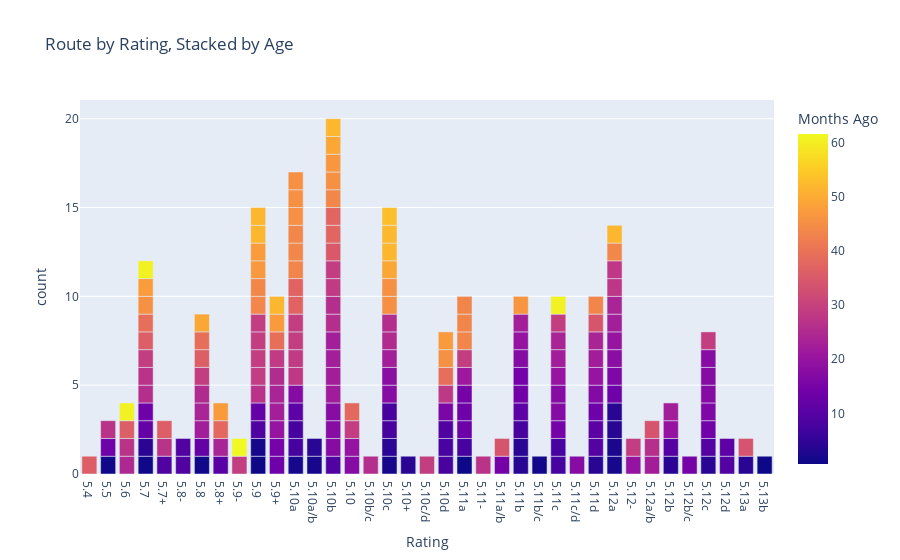

This figure's notebook cell:
### Code cell
plot(sportdf)

### Figure 1 — Plotly figure (JSON) as saved in the notebook; plotly's stock layout.template omitted (floating-point values rounded to 4 significant figures; data arrays with more than 128 entries replaced by an {"elided": "..."} marker saying what was removed)
{"data": [{"alignmentgroup": "True", "customdata": {"elided": "216x3 mixed values"}, "hovertemplate": "Rating=%{x}<br>count=%{y}<br>Route=%{customdata[0]}<br>Days Ago=%{customdata[1]}<br>Notes=%{customdata[2]}<br>Months Ago=%{marker.color}<extra></extra>", "legendgroup": "", "marker": {"color": {"elided": "216 float values"}, "coloraxis": "coloraxis", "pattern": {"shape": ""}}, "name": "", "offsetgroup": "", "orientation": "v", "showlegend": false, "textposition": "auto", "type": "bar", "x": {"elided": "216 str values"}, "xaxis": "x", "y": {"elided": "216 int values"}, "yaxis": "y"}], "layout": {"barmode": "stack", "coloraxis": {"colorbar": {"title": {"text": "Months Ago"}}, "colorscale": [[0, "#0d0887"], [0.1111, "#46039f"], [0.2222, "#7201a8"], [0.3333, "#9c179e"], [0.4444, "#bd3786"], [0.5556, "#d8576b"], [0.6667, "#ed7953"], [0.7778, "#fb9f3a"], [0.8889, "#fdca26"], [1, "#f0f921"]]}, "legend": {"tracegroupgap": 0}, "title": {"text": "Route by Rating, Stacked by Age"}, "xaxis": {"anchor": "y", "categoryarray": {"elided": "216 str values"}, "categoryorder": "array", "domain": [0, 1], "title": {"text": "Rating"}}, "yaxis": {"anchor": "x", "domain": [0, 1], "title": {"text": "count"}}}}
